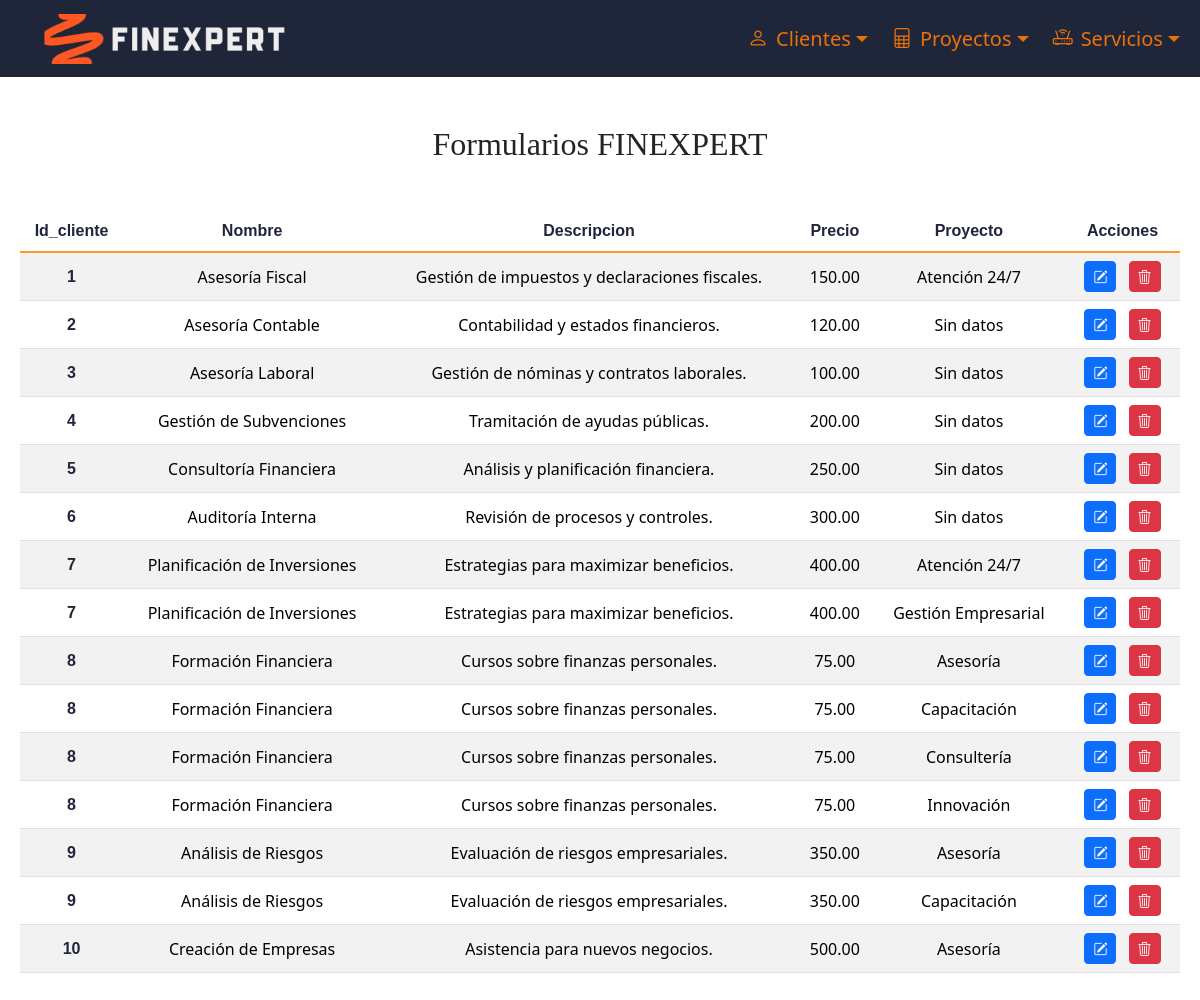
The page /procesar_listar_servicios.php on the database its author committed.
### tables this page shows
CREATE TABLE `Servicios` (
  `id` int NOT NULL,
  `nombre` varchar(50) NOT NULL,
  `descripcion` varchar(1500) NOT NULL,
  `precio` double(6,2) NOT NULL
);

CREATE TABLE `Proyectos` (
  `id` int NOT NULL,
  `nombre` varchar(50) NOT NULL,
  `tipo` varchar(50) NOT NULL,
  `objetivo` varchar(1500) NOT NULL,
  `presupuesto` double(10,2) NOT NULL,
  `id_Cliente` int DEFAULT NULL
);

### procesar_listar_servicios.php (the view, shortened to what this page needs)
<?php
$conexion = obtenerConexion();
$sql = "SELECT Servicios.*, Proyectos.nombre AS nombre_proyecto
FROM Servicios
LEFT JOIN Servicios_Proyectos ON Servicios_Proyectos.id_Servicio = Servicios.id
LEFT JOIN Proyectos ON Servicios_Proyectos.id_Proyecto = Proyectos.id";
$tabla = "";
$resultado = mysqli_query($conexion, $sql);
if (mysqli_errno($conexion) == 0) {
    if (mysqli_num_rows($resultado) > 0) {
        $tabla = "<div class='container-fluid my-5 text-center'>
    <div class='px-2 table-responsive' id='contenidoBusqueda'>
    <table class='table table-striped'><thead><tr>
    <th scope='col'>Id_cliente</th>
    <th scope='col'>Nombre</th>
    <th scope='col'>Descripcion</th>
    <th scope='col'>Precio</th>
    <th scope='col'>Proyecto</th>
    <th scope='col'>Acciones</th>
    </tr></thead><tbody class='table-group-divider'>";
        while ($fila = mysqli_fetch_assoc($resultado)) {
            $mensajeProyecto = $fila['nombre_proyecto'] === null ? "Sin datos" : $fila['nombre_proyecto'];
            $tabla .= "<tr>
        <th scope='row' class='align-middle'>{$fila['id']}</th>
        <td class='align-middle'>{$fila['nombre']}</td>
        <td class='align-middle'>{$fila['descripcion']}</td>
        <td class='align-middle'>{$fila['precio']}</td>
        <td class='align-middle'>{$mensajeProyecto}</td>
        <td class='align-middle'>
            <form action='modificar_servicio.php' method='post' style='display: inline;'>
                <input type='hidden' name='datos_servicio' value='" . htmlspecialchars(json_encode($fila), ENT_QUOTES, 'UTF-8') . "'>
                <button type='submit' class='btn btn-primary btn-sm mx-1'>
                    <i class='bi bi-pencil-square' id='lapiz'></i>
                </button>
            </form>
            <form action='procesar_eliminar_servicio.php' method='post' style='display: inline;'>
                <input type='hidden' name='datos_servicio' value='" . htmlspecialchars(json_encode($fila), ENT_QUOTES, 'UTF-8') . "'>
                <button type='submit' class='btn btn-danger btn-sm mx-1'>
                    <i class='bi bi-trash3' id='basura'></i>
                </button>
            </form>
        </td>
        </tr>";
        }
        $tabla .= "</tbody></table>";
    } else {
        $tabla = "<h2 class='text-center mt-5'>No se han encontrado servicios</h2>";
    }
} else {
    $numerror = mysqli_errno($conexion);
    $descrerror = mysqli_error($conexion);
    $mensaje = "Se ha producido un error número $numerror que corresponde a: $descrerror";
}
echo $tabla;
echo "</div></div>";
?>

### estilo.css (style rules this page uses)
.navbar { background-color: #202639; }
.navbar-brand img { height: 50px; }
.navbar-nav .nav-link { color: #e9720a !important; font-size: 0.79rem; }
h2 { font-family: "Homer Simpson UI"; }
h3, th { font-family: "Segoe IU", sans-serif; }
.btn { transition: transform 0.3s ease; }
.table-group-divider { color:#fd9b27; }
th { color: #202639 !important; }

### rows shown on the page
servicios: id "1", nombre "Asesoría Fiscal", descripcion "Gestión de impuestos y declaraciones fiscales.", precio "150.00", proyectos.nombre "Atención 24/7"
servicios: id "2", nombre "Asesoría Contable", descripcion "Contabilidad y estados financieros.", precio "120.00", mensajeProyecto "Sin datos"
servicios: id "3", nombre "Asesoría Laboral", descripcion "Gestión de nóminas y contratos laborales.", precio "100.00", mensajeProyecto "Sin datos"
servicios: id "4", nombre "Gestión de Subvenciones", descripcion "Tramitación de ayudas públicas.", precio "200.00", mensajeProyecto "Sin datos"
servicios: id "5", nombre "Consultoría Financiera", descripcion "Análisis y planificación financiera.", precio "250.00", mensajeProyecto "Sin datos"
servicios: id "6", nombre "Auditoría Interna", descripcion "Revisión de procesos y controles.", precio "300.00", mensajeProyecto "Sin datos"
servicios: id "7", nombre "Planificación de Inversiones", descripcion "Estrategias para maximizar beneficios.", precio "400.00", proyectos.nombre "Atención 24/7", proyectos.nombre "Gestión Empresarial"
servicios: id "8", nombre "Formación Financiera", descripcion "Cursos sobre finanzas personales.", precio "75.00", proyectos.nombre "Asesoría", proyectos.nombre "Capacitación", proyectos.nombre "Consultería", proyectos.nombre "Innovación"
servicios: id "9", nombre "Análisis de Riesgos", descripcion "Evaluación de riesgos empresariales.", precio "350.00", proyectos.nombre "Asesoría", proyectos.nombre "Capacitación"
servicios: id "10", nombre "Creación de Empresas", descripcion "Asistencia para nuevos negocios.", precio "500.00", proyectos.nombre "Asesoría"
